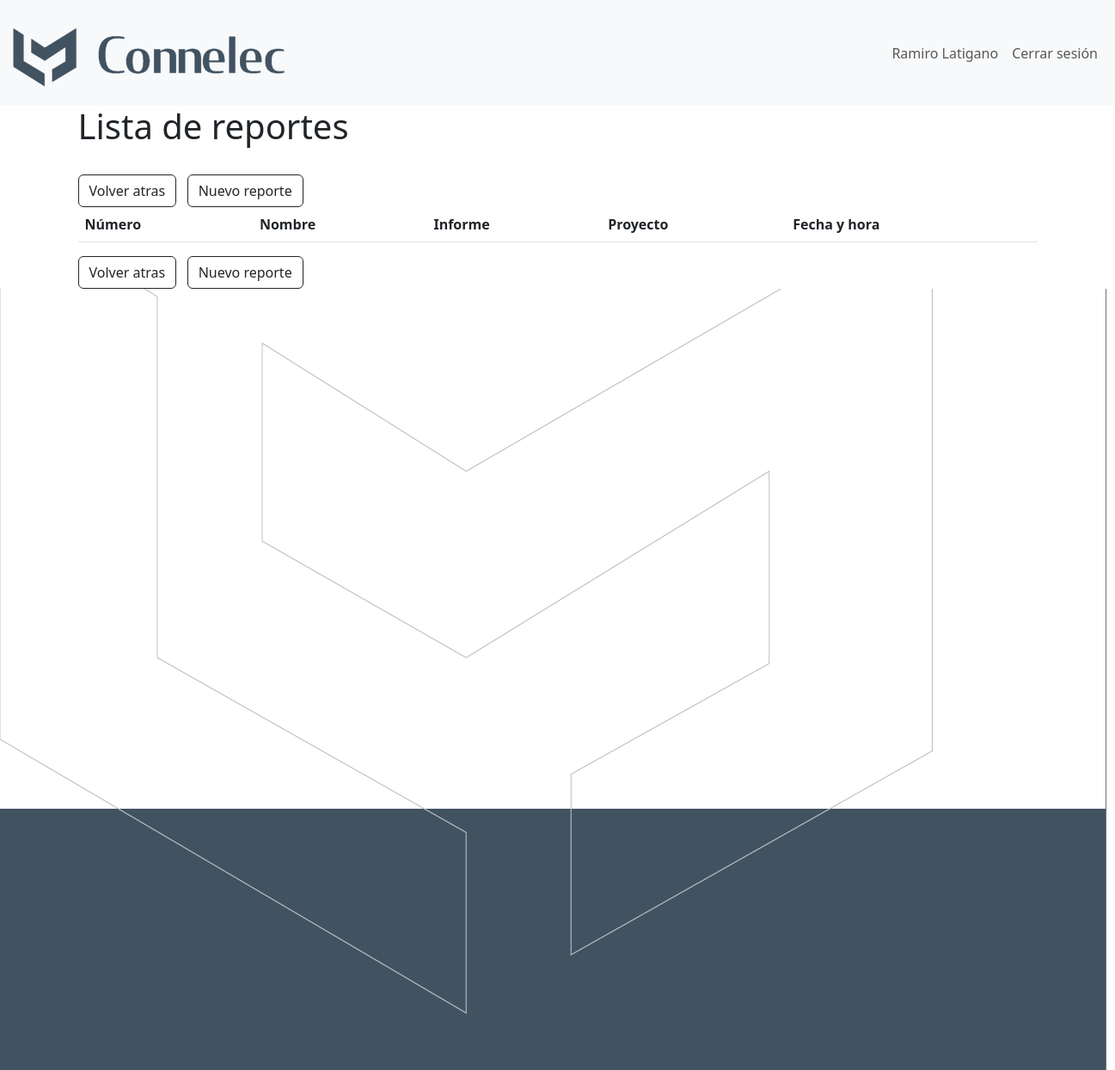
The app's page /asistencias/verReportes (signed in), older data.
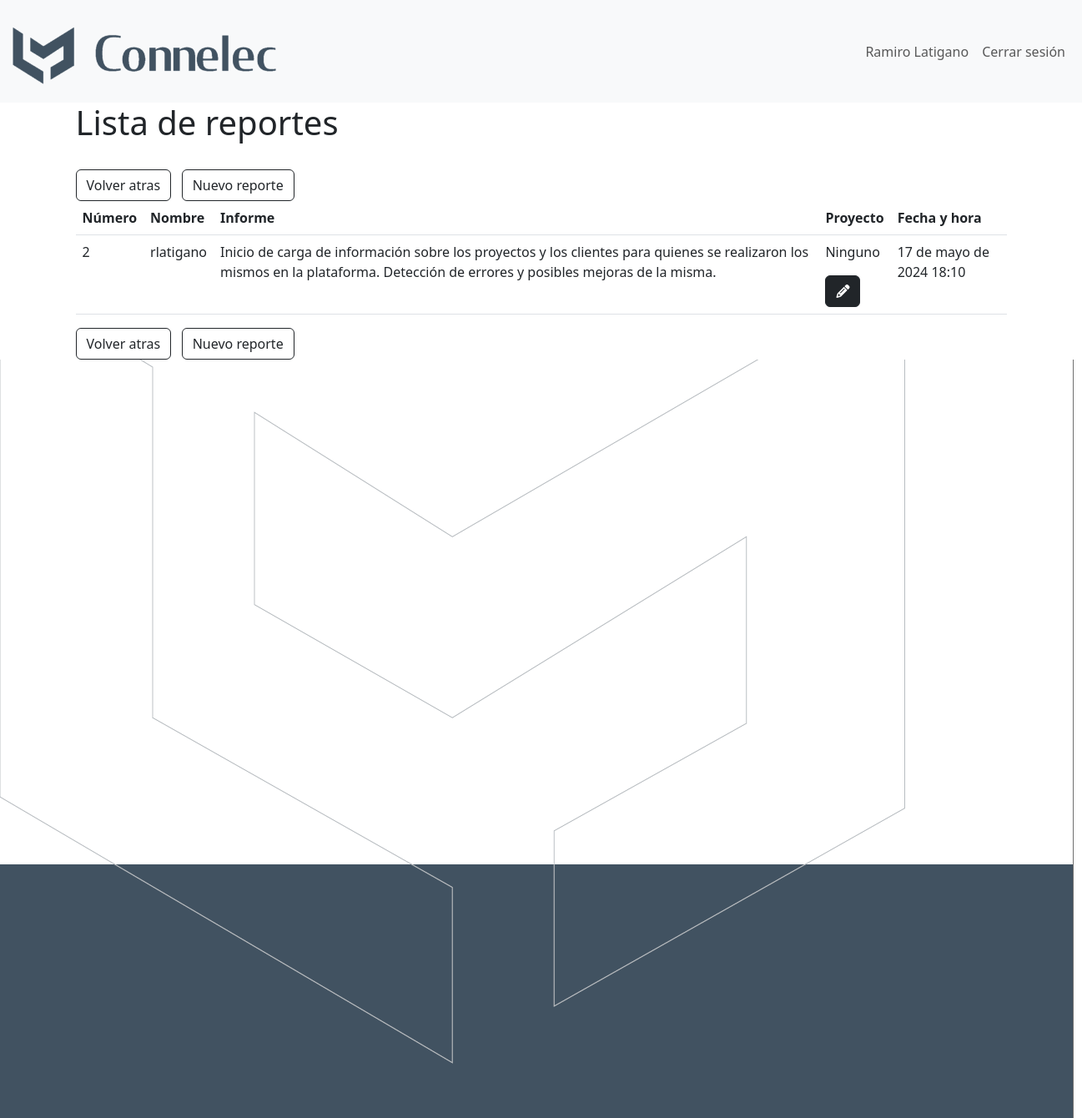
The same page, newer data.
### asistencias/models.py (models this page shows, shortened)
class Reporte(models.Model):
    usuario = models.ForeignKey(
        settings.AUTH_USER_MODEL, on_delete=models.CASCADE)
    fecha = models.DateField()
    hora = models.TimeField()
    proyecto = models.ForeignKey(
        Proyectos, on_delete=models.CASCADE, default=None, blank=True, null=True)
    informe = models.CharField(max_length=1000)

class User(AbstractUser):
    image = models.ImageField(upload_to=profile_picture_path, blank=True)
    birthday = models.DateField(null=True, blank=True)

### asistencias/views.py (the view)
# urls.py: path('verReportes', ver_reportes, name='verReportes'),
def ver_reportes(request):
    if request.user.is_authenticated:
        usuario = User.objects.get(username=request.user).get_full_name()
        reportes = Reporte.objects.all()
        data = {
            'usuario': usuario,
            'reportes': reportes
        }
    return render(request, 'asistencias/ver_reportes.html', data)

### core/templates/asistencias/ver_reportes.html (shortened to what this page needs)
{% extends 'core/base.html' %}
{% load static %}
    {% block content %}
    <div class="container">
        <h1>Lista de reportes</h1>
        <br>
        <a href="/asistencias/reportes"><button type="button" class="btn btn-outline-dark">Volver atras</button></a> &nbsp; <a href="nuevoReporte"><button type="button" class="btn btn-outline-dark">Nuevo reporte</button></a>
        <div>
            <table id="tabla_reportes" class="table table-hover">
                <thead>
                    <tr>
                        <th class="centered">Número</th>
                        <th class="centered">Nombre</th>
                        <th class="centered">Informe</th>
                        <th class="centered">Proyecto</th>
                        <th class="centered">Fecha y hora</th>
                    </tr>
                </thead>
                <tbody id="tabla_reportes">
                    {% for r in reportes %}
                        <tr>
                            <td>{{r.id}}</td>
                            <td>{{r.usuario}}</td>
                            <td>{{r.informe}}</td>
                            <td>
                                {% if r.proyecto == None %}
                                    <p>Ninguno</p>
                                {% else %}
                                    {{r.proyecto}}
                                {% endif %}
                                <button type="button" id="editarReporte" class="btn btn-dark btn-xs" data-bs-toggle="modal" data-bs-target="#editarReporteModal" data-bs-whatever="{{r.id}}" onclick="showEditarReporteModal(this)"><i class="fa-solid fa-pencil sm"></i></button>
                            </td>
                            <td>{{r.fecha}} {{r.hora}}</td>
                        </tr>
                    {% endfor %}
                </tbody>
            </table>
        </div>
        <a href="/asistencias/reportes"><button type="button" class="btn btn-outline-dark">Volver atras</button></a> &nbsp; <a href="nuevoReporte"><button type="button" class="btn btn-outline-dark">Nuevo reporte</button></a>
    </div>
    {% endblock %}

Row changes from the older to the newer data that the page shows:
added Reporte: id "2", usuario "rlatigano", informe "Inicio de carga de información sobre los proyectos y los clientes para quienes se realizaron los mismos en la plataforma. Detección de errores y posibles mejoras de la misma.", shows "Ninguno", fecha "17 de mayo de 2024", hora "18:10"
